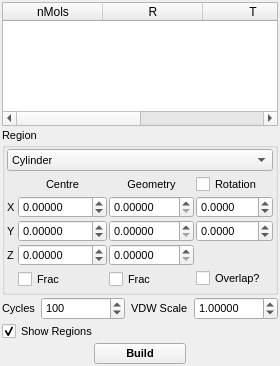
<ui version="4.0">
 <class>DisorderWidget</class>
 <widget class="QDockWidget" name="DisorderWidget">
  <property name="geometry">
   <rect>
    <x>0</x>
    <y>0</y>
    <width>270</width>
    <height>366</height>
   </rect>
  </property>
  <property name="minimumSize">
   <size>
    <width>270</width>
    <height>347</height>
   </size>
  </property>
  <property name="font">
   <font>
    <pointsize>8</pointsize>
   </font>
  </property>
  <property name="floating">
   <bool>true</bool>
  </property>
  <property name="allowedAreas">
   <set>Qt::LeftDockWidgetArea|Qt::RightDockWidgetArea</set>
  </property>
  <property name="windowTitle">
   <string>Disorder</string>
  </property>
  <widget class="QWidget" name="dockWidgetContents">
   <layout class="QVBoxLayout" name="verticalLayout">
    <property name="spacing">
     <number>2</number>
    </property>
    <property name="margin">
     <number>2</number>
    </property>
    <item>
     <widget class="QTableWidget" name="ComponentTable">
      <property name="editTriggers">
       <set>QAbstractItemView::AnyKeyPressed|QAbstractItemView::DoubleClicked|QAbstractItemView::EditKeyPressed</set>
      </property>
      <property name="selectionMode">
       <enum>QAbstractItemView::SingleSelection</enum>
      </property>
      <property name="selectionBehavior">
       <enum>QAbstractItemView::SelectRows</enum>
      </property>
      <column>
       <property name="text">
        <string>nMols</string>
       </property>
      </column>
      <column>
       <property name="text">
        <string>R</string>
       </property>
      </column>
      <column>
       <property name="text">
        <string>T</string>
       </property>
      </column>
      <column>
       <property name="text">
        <string>Model</string>
       </property>
      </column>
     </widget>
    </item>
    <item>
     <widget class="QGroupBox" name="ComponentRegionGroup">
      <property name="title">
       <string>Region</string>
      </property>
      <layout class="QVBoxLayout">
       <property name="spacing">
        <number>4</number>
       </property>
       <property name="margin">
        <number>2</number>
       </property>
       <item>
        <widget class="QComboBox" name="ComponentRegionCombo">
         <property name="sizePolicy">
          <sizepolicy hsizetype="Expanding" vsizetype="Fixed">
           <horstretch>0</horstretch>
           <verstretch>0</verstretch>
          </sizepolicy>
         </property>
         <property name="currentIndex">
          <number>3</number>
         </property>
         <item>
          <property name="text">
           <string>Cell</string>
          </property>
         </item>
         <item>
          <property name="text">
           <string>Cuboid</string>
          </property>
         </item>
         <item>
          <property name="text">
           <string>Spheroid</string>
          </property>
         </item>
         <item>
          <property name="text">
           <string>Cylinder</string>
          </property>
         </item>
        </widget>
       </item>
       <item>
        <layout class="QGridLayout" name="_2">
         <property name="margin">
          <number>0</number>
         </property>
         <property name="spacing">
          <number>2</number>
         </property>
         <item row="2" column="1">
          <widget class="QDoubleSpinBox" name="CentreYSpin">
           <property name="sizePolicy">
            <sizepolicy hsizetype="Expanding" vsizetype="Fixed">
             <horstretch>0</horstretch>
             <verstretch>0</verstretch>
            </sizepolicy>
           </property>
           <property name="minimumSize">
            <size>
             <width>0</width>
             <height>22</height>
            </size>
           </property>
           <property name="decimals">
            <number>5</number>
           </property>
           <property name="minimum">
            <double>-1000.000000000000000</double>
           </property>
           <property name="maximum">
            <double>1000.000000000000000</double>
           </property>
          </widget>
         </item>
         <item row="4" column="1">
          <widget class="QCheckBox" name="CentreFracCheck">
           <property name="minimumSize">
            <size>
             <width>0</width>
             <height>22</height>
            </size>
           </property>
           <property name="text">
            <string>Frac</string>
           </property>
          </widget>
         </item>
         <item row="1" column="1">
          <widget class="QDoubleSpinBox" name="CentreXSpin">
           <property name="sizePolicy">
            <sizepolicy hsizetype="Expanding" vsizetype="Fixed">
             <horstretch>0</horstretch>
             <verstretch>0</verstretch>
            </sizepolicy>
           </property>
           <property name="minimumSize">
            <size>
             <width>0</width>
             <height>22</height>
            </size>
           </property>
           <property name="decimals">
            <number>5</number>
           </property>
           <property name="minimum">
            <double>-1000.000000000000000</double>
           </property>
           <property name="maximum">
            <double>1000.000000000000000</double>
           </property>
          </widget>
         </item>
         <item row="2" column="0">
          <widget class="QLabel" name="label_24">
           <property name="sizePolicy">
            <sizepolicy hsizetype="Minimum" vsizetype="Preferred">
             <horstretch>0</horstretch>
             <verstretch>0</verstretch>
            </sizepolicy>
           </property>
           <property name="text">
            <string>Y</string>
           </property>
          </widget>
         </item>
         <item row="3" column="1">
          <widget class="QDoubleSpinBox" name="CentreZSpin">
           <property name="sizePolicy">
            <sizepolicy hsizetype="Expanding" vsizetype="Fixed">
             <horstretch>0</horstretch>
             <verstretch>0</verstretch>
            </sizepolicy>
           </property>
           <property name="minimumSize">
            <size>
             <width>0</width>
             <height>22</height>
            </size>
           </property>
           <property name="decimals">
            <number>5</number>
           </property>
           <property name="minimum">
            <double>-1000.000000000000000</double>
           </property>
           <property name="maximum">
            <double>1000.000000000000000</double>
           </property>
          </widget>
         </item>
         <item row="1" column="2">
          <widget class="QDoubleSpinBox" name="GeometryXSpin">
           <property name="sizePolicy">
            <sizepolicy hsizetype="Expanding" vsizetype="Fixed">
             <horstretch>0</horstretch>
             <verstretch>0</verstretch>
            </sizepolicy>
           </property>
           <property name="minimumSize">
            <size>
             <width>0</width>
             <height>22</height>
            </size>
           </property>
           <property name="decimals">
            <number>5</number>
           </property>
           <property name="maximum">
            <double>2000.000000000000000</double>
           </property>
          </widget>
         </item>
         <item row="3" column="2">
          <widget class="QDoubleSpinBox" name="GeometryZSpin">
           <property name="sizePolicy">
            <sizepolicy hsizetype="Expanding" vsizetype="Fixed">
             <horstretch>0</horstretch>
             <verstretch>0</verstretch>
            </sizepolicy>
           </property>
           <property name="minimumSize">
            <size>
             <width>0</width>
             <height>22</height>
            </size>
           </property>
           <property name="decimals">
            <number>5</number>
           </property>
           <property name="maximum">
            <double>2000.000000000000000</double>
           </property>
          </widget>
         </item>
         <item row="0" column="2">
          <widget class="QLabel" name="label344_2">
           <property name="sizePolicy">
            <sizepolicy hsizetype="Minimum" vsizetype="Preferred">
             <horstretch>0</horstretch>
             <verstretch>0</verstretch>
            </sizepolicy>
           </property>
           <property name="text">
            <string>Geometry</string>
           </property>
           <property name="alignment">
            <set>Qt::AlignCenter</set>
           </property>
          </widget>
         </item>
         <item row="4" column="2">
          <widget class="QCheckBox" name="GeometryFracCheck">
           <property name="minimumSize">
            <size>
             <width>0</width>
             <height>22</height>
            </size>
           </property>
           <property name="text">
            <string>Frac</string>
           </property>
          </widget>
         </item>
         <item row="0" column="1">
          <widget class="QLabel" name="label344">
           <property name="sizePolicy">
            <sizepolicy hsizetype="Minimum" vsizetype="Preferred">
             <horstretch>0</horstretch>
             <verstretch>0</verstretch>
            </sizepolicy>
           </property>
           <property name="text">
            <string>Centre</string>
           </property>
           <property name="alignment">
            <set>Qt::AlignCenter</set>
           </property>
          </widget>
         </item>
         <item row="2" column="2">
          <widget class="QDoubleSpinBox" name="GeometryYSpin">
           <property name="sizePolicy">
            <sizepolicy hsizetype="Expanding" vsizetype="Fixed">
             <horstretch>0</horstretch>
             <verstretch>0</verstretch>
            </sizepolicy>
           </property>
           <property name="minimumSize">
            <size>
             <width>0</width>
             <height>22</height>
            </size>
           </property>
           <property name="decimals">
            <number>5</number>
           </property>
           <property name="maximum">
            <double>2000.000000000000000</double>
           </property>
          </widget>
         </item>
         <item row="1" column="0">
          <widget class="QLabel" name="label_23">
           <property name="sizePolicy">
            <sizepolicy hsizetype="Minimum" vsizetype="Preferred">
             <horstretch>0</horstretch>
             <verstretch>0</verstretch>
            </sizepolicy>
           </property>
           <property name="text">
            <string>X</string>
           </property>
          </widget>
         </item>
         <item row="3" column="0">
          <widget class="QLabel" name="label_25">
           <property name="sizePolicy">
            <sizepolicy hsizetype="Minimum" vsizetype="Preferred">
             <horstretch>0</horstretch>
             <verstretch>0</verstretch>
            </sizepolicy>
           </property>
           <property name="text">
            <string>Z</string>
           </property>
           <property name="scaledContents">
            <bool>false</bool>
           </property>
          </widget>
         </item>
         <item row="1" column="3">
          <widget class="QDoubleSpinBox" name="RotationXSpin">
           <property name="minimumSize">
            <size>
             <width>0</width>
             <height>22</height>
            </size>
           </property>
           <property name="decimals">
            <number>4</number>
           </property>
           <property name="minimum">
            <double>-180.000000000000000</double>
           </property>
           <property name="maximum">
            <double>180.000000000000000</double>
           </property>
          </widget>
         </item>
         <item row="2" column="3">
          <widget class="QDoubleSpinBox" name="RotationYSpin">
           <property name="minimumSize">
            <size>
             <width>0</width>
             <height>22</height>
            </size>
           </property>
           <property name="decimals">
            <number>4</number>
           </property>
           <property name="minimum">
            <double>-180.000000000000000</double>
           </property>
           <property name="maximum">
            <double>180.000000000000000</double>
           </property>
          </widget>
         </item>
         <item row="0" column="3">
          <widget class="QCheckBox" name="RotationCheck">
           <property name="text">
            <string>Rotation</string>
           </property>
          </widget>
         </item>
         <item row="4" column="3">
          <widget class="QCheckBox" name="AllowOverlapCheck">
           <property name="toolTip">
            <string/>
           </property>
           <property name="text">
            <string>Overlap?</string>
           </property>
          </widget>
         </item>
        </layout>
       </item>
      </layout>
     </widget>
    </item>
    <item>
     <layout class="QHBoxLayout" name="_3">
      <property name="spacing">
       <number>6</number>
      </property>
      <property name="margin">
       <number>0</number>
      </property>
      <item>
       <widget class="QLabel" name="label_27">
        <property name="text">
         <string>Cycles</string>
        </property>
       </widget>
      </item>
      <item>
       <widget class="QSpinBox" name="DisorderCyclesSpin">
        <property name="sizePolicy">
         <sizepolicy hsizetype="Expanding" vsizetype="Fixed">
          <horstretch>0</horstretch>
          <verstretch>0</verstretch>
         </sizepolicy>
        </property>
        <property name="maximum">
         <number>10000</number>
        </property>
        <property name="value">
         <number>100</number>
        </property>
       </widget>
      </item>
      <item>
       <widget class="QLabel" name="label_30">
        <property name="text">
         <string>VDW Scale</string>
        </property>
       </widget>
      </item>
      <item>
       <widget class="QDoubleSpinBox" name="VDWScaleSpin">
        <property name="sizePolicy">
         <sizepolicy hsizetype="Expanding" vsizetype="Fixed">
          <horstretch>0</horstretch>
          <verstretch>0</verstretch>
         </sizepolicy>
        </property>
        <property name="decimals">
         <number>5</number>
        </property>
        <property name="maximum">
         <double>100.000000000000000</double>
        </property>
        <property name="singleStep">
         <double>0.010000000000000</double>
        </property>
        <property name="value">
         <double>1.000000000000000</double>
        </property>
       </widget>
      </item>
     </layout>
    </item>
    <item>
     <widget class="QCheckBox" name="ShowRegionsCheck">
      <property name="text">
       <string>Show Regions</string>
      </property>
      <property name="checked">
       <bool>true</bool>
      </property>
     </widget>
    </item>
    <item>
     <layout class="QHBoxLayout" name="horizontalLayout">
      <item>
       <spacer name="horizontalSpacer">
        <property name="orientation">
         <enum>Qt::Horizontal</enum>
        </property>
        <property name="sizeHint" stdset="0">
         <size>
          <width>40</width>
          <height>20</height>
         </size>
        </property>
       </spacer>
      </item>
      <item>
       <widget class="QPushButton" name="DisorderStartButton">
        <property name="sizePolicy">
         <sizepolicy hsizetype="Expanding" vsizetype="Fixed">
          <horstretch>0</horstretch>
          <verstretch>0</verstretch>
         </sizepolicy>
        </property>
        <property name="font">
         <font>
          <weight>75</weight>
          <bold>true</bold>
         </font>
        </property>
        <property name="text">
         <string>Build</string>
        </property>
        <property name="autoDefault">
         <bool>false</bool>
        </property>
       </widget>
      </item>
      <item>
       <spacer name="horizontalSpacer_2">
        <property name="orientation">
         <enum>Qt::Horizontal</enum>
        </property>
        <property name="sizeHint" stdset="0">
         <size>
          <width>40</width>
          <height>20</height>
         </size>
        </property>
       </spacer>
      </item>
     </layout>
    </item>
   </layout>
  </widget>
 </widget>
 <resources/>
 <connections/>
</ui>
